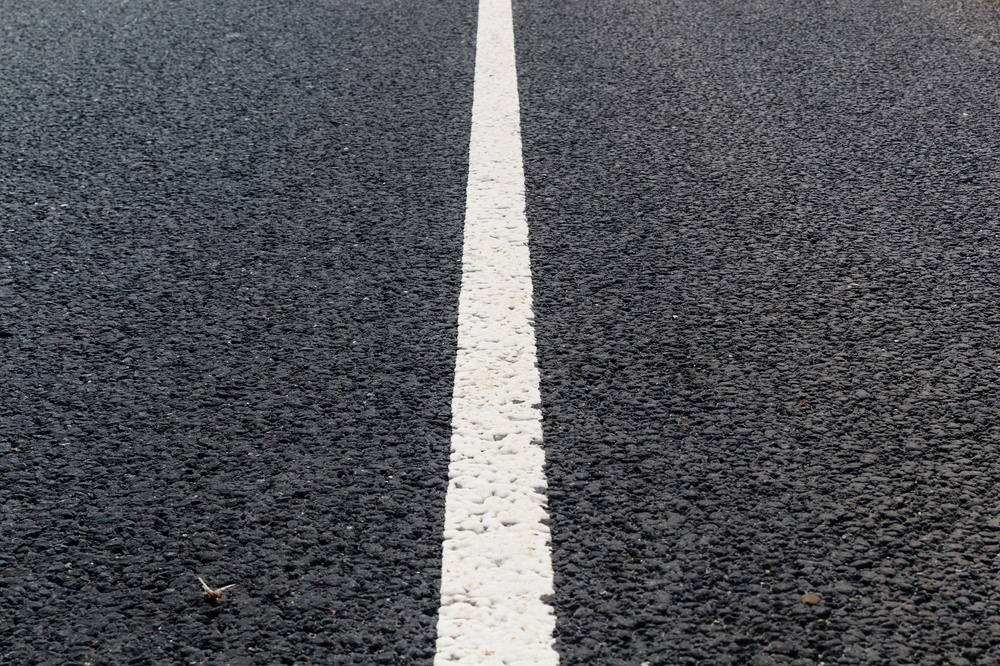
%> input picture .oldversion/gaetan/ligne.jpg, 1000 x 666 px, shrunk from 2000 x 1333 before the run
$ octave testedges.m   (GNU Octave 9; MATLAB toolbox functions it lacks are replaced by stand-ins)
%> lines starting %> are read from the running program, lines starting %| are printed output that depends on the picture
close all
im=imread('ligne.jpg');
%> im is the input picture: size 666x1000x3 uint8; mean R, G, B 81.7, 83, 86.9
l=rgb2gray(im);
figure
imshow(l)


R3 = edge(l,'Roberts');
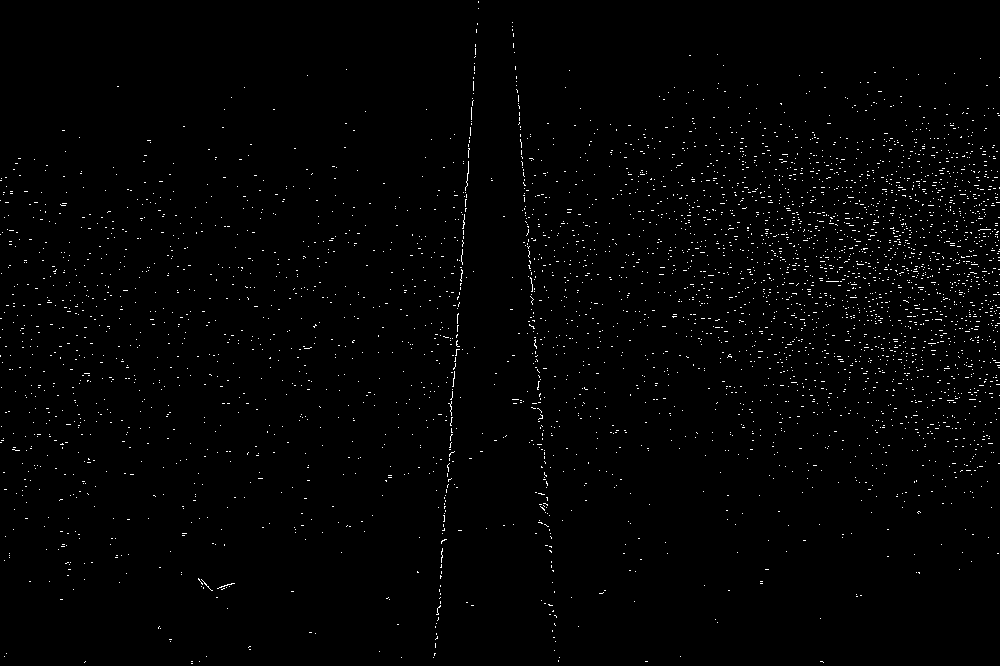
%> R3: size 666x1000 logical; 1.1% white in thin lines or dots
R4 = edge(l,'log');
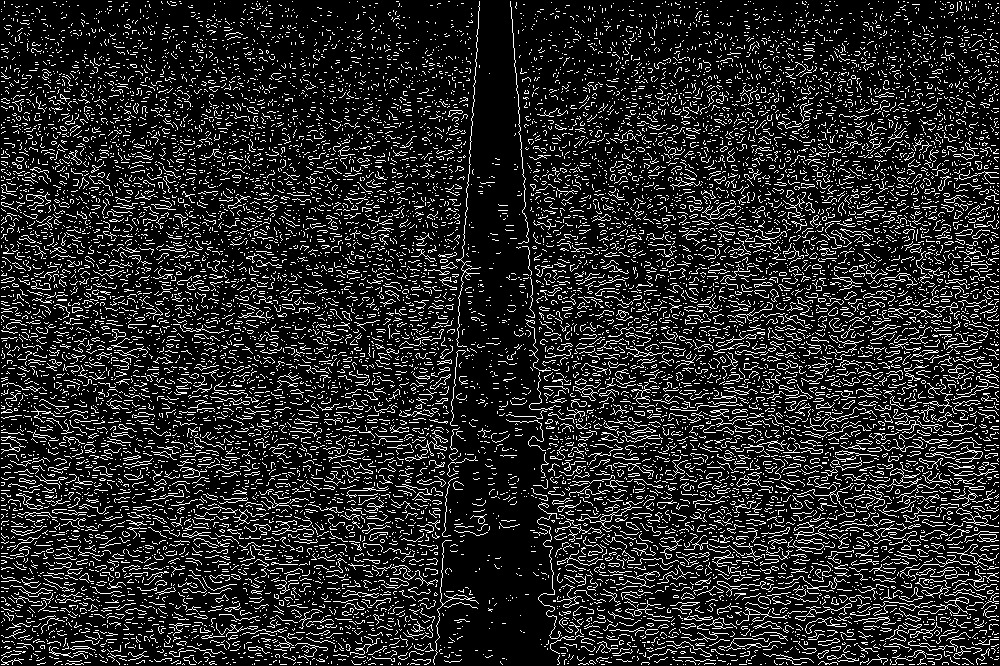
%> R4: size 666x1000 logical; 15.2% white in thin lines or dots
R5 = edge(l,'zerocross');
R6 = edge(l,'canny');
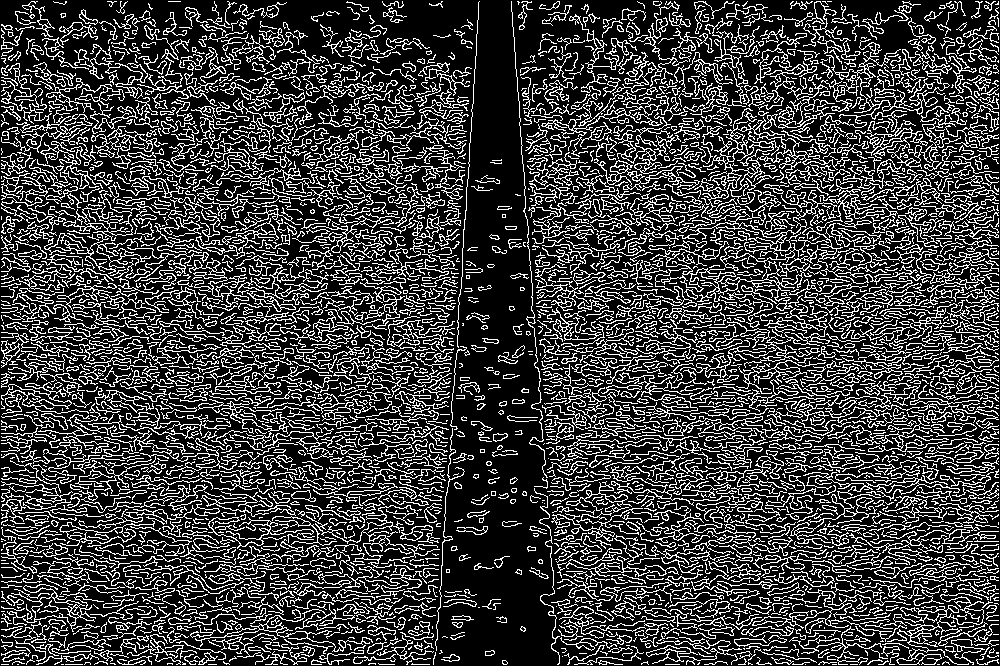
%> R6: size 666x1000 logical; 24.5% white in thin lines or dots


tiledlayout (1,5)


nexttile
imshow(R3)
title('Roberts Filter')

nexttile
imshow(R4)
title('log Filter')

nexttile
imshow(R5)
title('zerocross Filter')

nexttile
imshow(R6)
title('Canny Filter')
